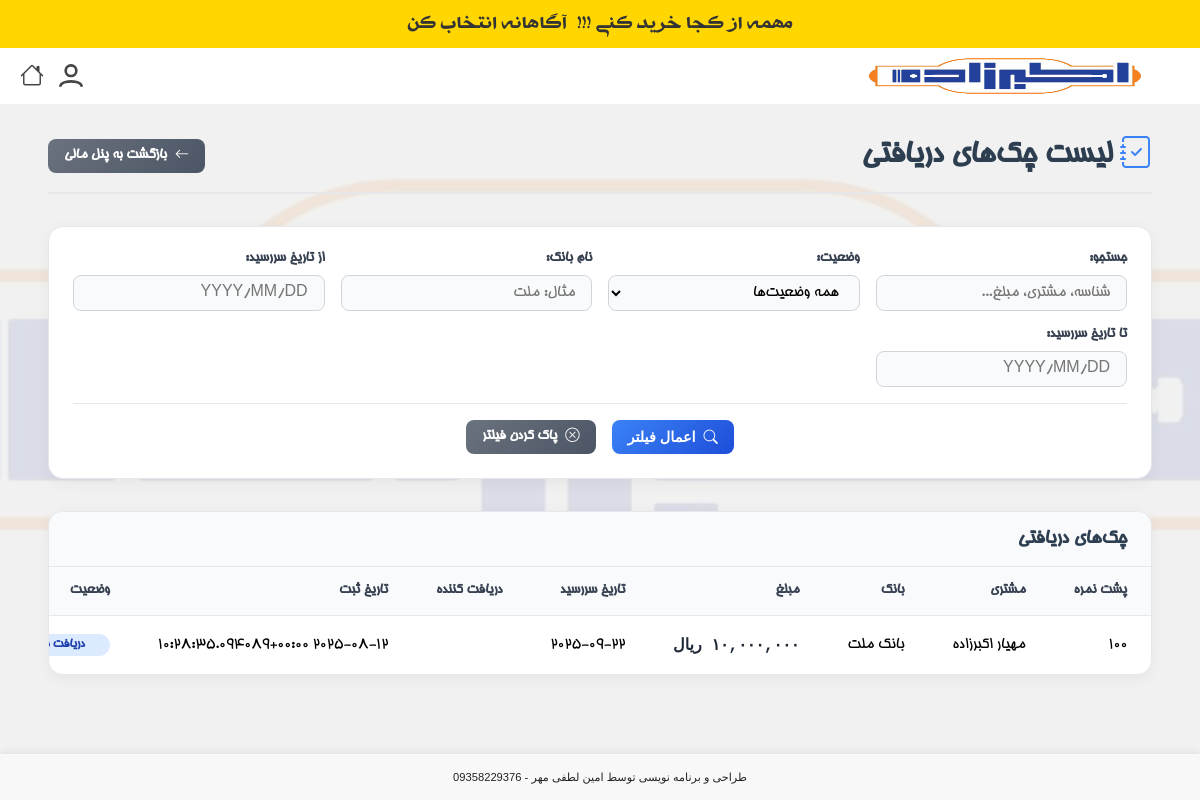
The page /accounting/received-cheques/ (signed in) on the database as committed earlier.
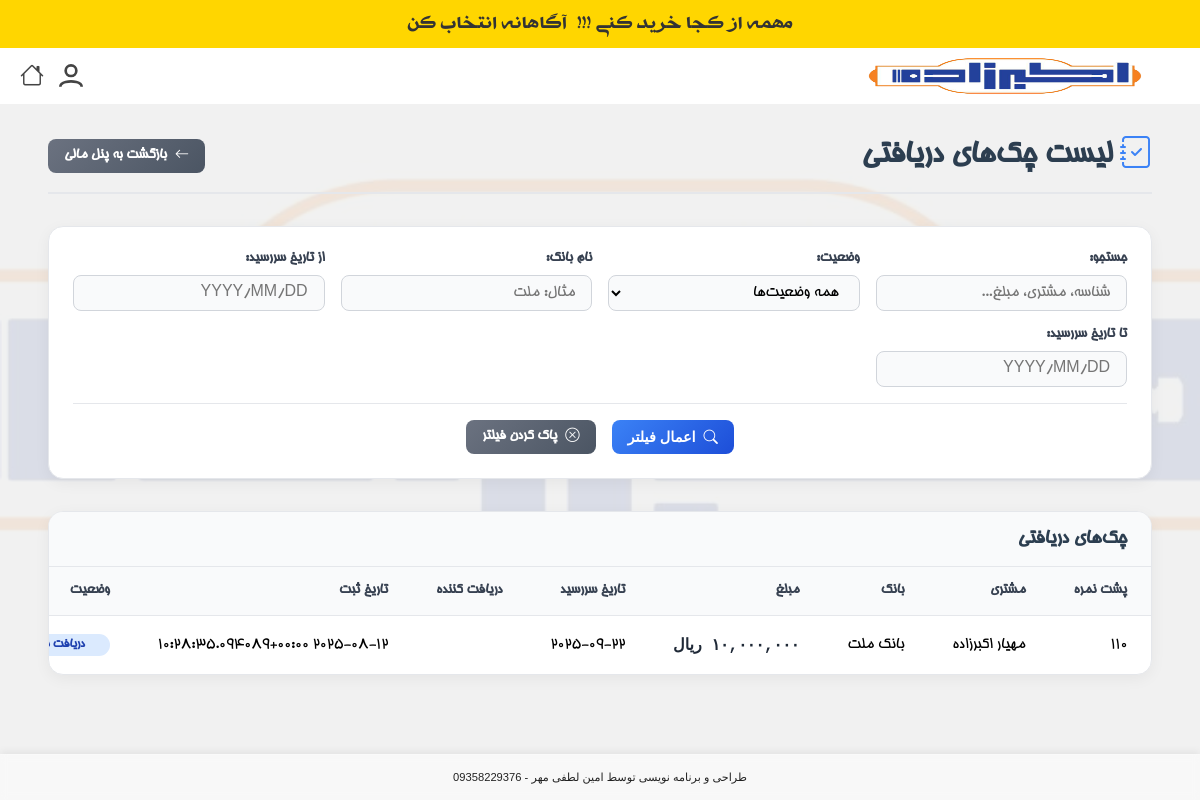
The same page on the database as committed later.
### products/models.py (models this page shows, shortened)
class ReceivedCheque(models.Model):
    financial_operation = models.ForeignKey('FinancialOperation', on_delete=models.CASCADE, related_name='received_cheques', null=True, blank=True, verbose_name="عملیات مالی")
    customer = models.ForeignKey(Customer, on_delete=models.CASCADE, related_name='received_cheques', verbose_name="مشتری")
    endorsement = models.CharField(max_length=255, blank=True, null=True, verbose_name="پشت نمره")
    due_date = models.DateField(verbose_name="تاریخ سررسید")
    bank_name = models.CharField(max_length=100, verbose_name="نام بانک")
    branch_name = models.CharField(max_length=100, blank=True, null=True, verbose_name="نام شعبه")
    series = models.CharField(max_length=50, blank=True, null=True, verbose_name="سری چک")
    serial = models.CharField(max_length=50, blank=True, null=True, verbose_name="سریال چک")
    sayadi_id = models.CharField(max_length=16, unique=True, verbose_name="شناسه صیادی")
    amount = models.DecimalField(max_digits=15, decimal_places=0, verbose_name="مبلغ")
    owner_name = models.CharField(max_length=255, verbose_name="صاحب حساب")
    national_id = models.CharField(max_length=10, blank=True, null=True, verbose_name="کدملی صاحب حساب")
    account_number = models.CharField(max_length=50, verbose_name="شماره حساب")
    STATUS_CHOICES = [
        ('RECEIVED', 'دریافت شده'),
        ('DEPOSITED', 'واگذار به بانک'),
        ('CLEARED', 'وصول شده'),
        ('MANUALLY_CLEARED', 'وصول به صورت دستی'),
        ('SPENT', 'خرج شده'),
        ('BOUNCED', 'برگشت خورده'),
        ('RETURNED', 'مسترد شده'),
    ]
    status = models.CharField(max_length=20, choices=STATUS_CHOICES, default='RECEIVED', verbose_name="وضعیت")
    recipient_name = models.CharField(max_length=255, blank=True, null=True, verbose_name="نام دریافت‌کننده (در صورت خرج چک)")
    created_at = models.DateTimeField(auto_now_add=True, verbose_name="تاریخ ایجاد")
    updated_at = models.DateTimeField(auto_now=True, verbose_name="تاریخ بروزرسانی")
    created_by = models.ForeignKey(User, on_delete=models.SET_NULL, null=True, related_name='created_received_cheques', verbose_name="ایجاد کننده")
    class Meta:
        verbose_name = "چک دریافتی"
        verbose_name_plural = "چک‌های دریافتی"
        ordering = ['-due_date']

class Customer(models.Model):
    first_name = models.CharField(max_length=100, verbose_name="نام")
    last_name = models.CharField(max_length=100, verbose_name="نام خانوادگی")
    store_name = models.CharField(max_length=255, blank=True, null=True, verbose_name="نام فروشگاه")
    phone = models.CharField(max_length=20, blank=True, null=True, verbose_name="تلفن ثابت")
    mobile = models.CharField(
        max_length=20,
        unique=True,
        verbose_name="شماره موبایل",
        error_messages={
            'unique': 'مشتری دیگری با این شماره همراه قبلاً ثبت شده است.'
        }
    )
    address = models.TextField(blank=True, null=True, verbose_name="آدرس")
    created_by = models.ForeignKey(
        User, on_delete=models.SET_NULL, null=True, related_name='created_customers', verbose_name="ایجاد شده توسط"
    )
    user = models.OneToOneField(
        User, on_delete=models.SET_NULL, null=True, blank=True, related_name='customer_profile', verbose_name="کاربر مرتبط"
    )
    created_at = models.DateTimeField(auto_now_add=True, verbose_name="تاریخ ایجاد")
    class Meta:
        verbose_name = "مشتری"
        verbose_name_plural = "مشتریان"
    def get_full_name(self):
        return f'{self.first_name} {self.last_name}'

### products/views.py (the view, shortened to what this page needs)
# urls.py: path('accounting/received-cheques/', views.received_cheque_list_view, name='received_cheque_list'),
@login_required
@group_required('حسابداری')
def received_cheque_list_view(request):
    cheques_list = ReceivedCheque.objects.select_related('customer', 'created_by').order_by('-due_date')
    search_query = request.GET.get('q')
    status_filter = request.GET.get('status')
    bank_filter = request.GET.get('bank')
    start_date_filter = request.GET.get('start_date')
    end_date_filter = request.GET.get('end_date')
    if status_filter:
        cheques_list = cheques_list.filter(status=status_filter)
    if bank_filter:
        cheques_list = cheques_list.filter(bank_name__icontains=bank_filter)
    if start_date_filter:
        start_date_gregorian = convert_shamsi_to_gregorian(start_date_filter)
        cheques_list = cheques_list.filter(due_date__gte=start_date_gregorian)
    if end_date_filter:
        end_date_gregorian = convert_shamsi_to_gregorian(end_date_filter)
        cheques_list = cheques_list.filter(due_date__lte=end_date_gregorian)
    paginator = Paginator(cheques_list, 25)  # 25 cheques per page
    page_number = request.GET.get('page')
    page_obj = paginator.get_page(page_number)
    context = {
        'page_obj': page_obj,
        'status_choices': ReceivedCheque.STATUS_CHOICES,
        'filters': {
            'q': search_query or '',
            'status': status_filter or '',
            'bank': bank_filter or '',
            'start_date': start_date_filter or '',
            'end_date': end_date_filter or '',
        }
    }
    return render(request, 'products/received_cheque_list.html', context)
    return render(request, 'products/customer_balance_detail.html', context)

### products/context_processors.py (called while the page is built)
def recent_orders_processor(request):
    recent_orders_count = 0
    if request.user.is_authenticated:
        recent_orders_count = Order.objects.filter(customer__created_by=request.user).order_by('-created_at')[:5].count()
    return {'recent_orders_count': recent_orders_count}

def notifications_processor(request):
    if request.user.is_authenticated and request.user.groups.filter(name='مدیر').exists():
        unread_notifications = Notification.objects.filter(target_user=request.user, read=False).order_by('-created_at')
        return {'unread_notifications': unread_notifications}
    return {'unread_notifications': []}

### products/templatetags/custom_filters.py (called while the page is built)
@register.filter
def persian_number_format(value):
    if value is None:
        return "0"
    try:
        number = int(float(value))
        formatted = "{:,}".format(number)
        persian_digits = {
            '0': '۰', '1': '۱', '2': '۲', '3': '۳', '4': '۴',
            '5': '۵', '6': '۶', '7': '۷', '8': '۸', '9': '۹'
        }
        for eng, per in persian_digits.items():
            formatted = formatted.replace(eng, per)
        return formatted
    except (ValueError, TypeError):
        return "0"

### products/templates/products/received_cheque_list.html (shortened to what this page needs)
{% extends "products/base.html" %}
{% load humanize %}
{% load custom_filters %}
{% block content %}
<div class="list-page-container">
    <div class="list-header">
        <h1><i class="bi bi-journal-check"></i> لیست چک‌های دریافتی</h1>
        <div class="header-actions">
            <a href="{% url 'products:accounting_panel' %}" class="btn btn-secondary">
                <i class="bi bi-arrow-left"></i> بازگشت به پنل مالی
            </a>
        </div>
    </div>
    <div class="filters-card">
        <form method="get" class="filters-form">
            <div class="filter-row">
                <div class="filter-group" style="flex-grow: 2;">
                    <label for="q">جستجو:</label>
                    <input type="text" name="q" id="q" class="form-control" placeholder="شناسه، مشتری، مبلغ..." value="{{ filters.q }}">
                </div>
                <div class="filter-group">
                    <label for="status">وضعیت:</label>
                    <select name="status" id="status" class="form-control">
                        <option value="">همه وضعیت‌ها</option>
                    </select>
                </div>
                <div class="filter-group">
                    <label for="bank">نام بانک:</label>
                    <input type="text" name="bank" id="bank" class="form-control" placeholder="مثال: ملت" value="{{ filters.bank }}">
                </div>
                 <div class="filter-group">
                    <label for="start_date">از تاریخ سررسید:</label>
                    <input type="text" name="start_date" id="start_date" class="form-control persian-datepicker"
                           value="{{ filters.start_date }}" placeholder="YYYY/MM/DD" readonly>
                </div>
                <div class="filter-group">
                    <label for="end_date">تا تاریخ سررسید:</label>
                    <input type="text" name="end_date" id="end_date" class="form-control persian-datepicker"
                           value="{{ filters.end_date }}" placeholder="YYYY/MM/DD" readonly>
                </div>
            </div>
            <div class="filter-actions">
                <button type="submit" class="btn btn-primary">
                    <i class="bi bi-search"></i> اعمال فیلتر
                </button>
                <a href="{% url 'products:received_cheque_list' %}" class="btn btn-secondary">
                    <i class="bi bi-x-circle"></i> پاک کردن فیلتر
                </a>
            </div>
        </form>
    </div>
    <div class="list-table-card">
        <div class="table-header">
            <h2>چک‌های دریافتی</h2>
        </div>
        <div class="table-responsive">
            <table class="list-table">
                <thead>
                    <tr>
                        <th>پشت نمره</th>
                        <th>مشتری</th>
                        <th>بانک</th>
                        <th>مبلغ</th>
                        <th>تاریخ سررسید</th>
                        <th>دریافت کننده</th>
                        <th>تاریخ ثبت</th>
                        <th>وضعیت</th>
                    </tr>
                </thead>
                <tbody>
                    {% for cheque in page_obj %}
                    <tr>
                        <td>{{ cheque.endorsement|default_if_none:"" }}</td>
                        <td>{{ cheque.customer.get_full_name }}</td>
                        <td>{{ cheque.bank_name }}</td>
                        <td class="amount">{{ cheque.amount|persian_number_format }} ریال</td>
                        <td>{{ cheque.due_date|jalali_date }}</td>
                        <td>
                        </td>
                        <td>{{ cheque.created_at|jalali_date_time }}</td>
                        <td><span class="status-badge {{ cheque.status|lower }}">{{ cheque.get_status_display }}</span></td>
                    </tr>
                    {% endfor %}
                </tbody>
            </table>
        </div>
    </div>
</div>
<link rel="stylesheet" href="https://unpkg.com/persian-datepicker@latest/dist/css/persian-datepicker.min.css">
{% endblock %}

Rows that differ between the two databases and show on the page:
changed ReceivedCheque "بانک ملت": endorsement "100" → "110"
